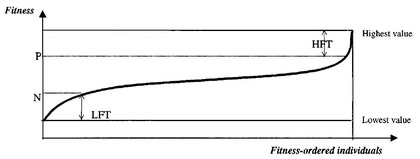
%> input picture Evolutionary Computing/pres/images/fitness-based-extrema.jpg, 420 x 159 px, shrunk from 1027 x 390 before the run
$ octave --eval "result = cxr(imread('../../Evolutionary Computing/pres/images/fitness-based-extrema.jpg'));"   (GNU Octave 9; MATLAB toolbox functions it lacks are replaced by stand-ins)
%> lines starting %> are read from the running program, lines starting %| are printed output that depends on the picture
### Machine Learning/final/im2gray.m
function Image=im2gray(Image)
    % converts an image to its gray scale image
    try
        % try rgb2gray.
        Image = rgb2gray(Image);
    catch E
        % if already in grayscale?
        if (strcmp(E.identifier, 'Images:rgb2gray:invalidSizeForColormap'))
            % move on with origin image.
            Image = Image(:,:,1);
        else
            % otherwise rethrow the exception.
            rethrow(E);
        end
    end
end

### Machine Learning/final/cp.m
function [centeral_projection] = cp( Image, radius_step_size, degree_step_size)
%RP Calculates the centeral projection of an image
    % gray scale the image
    if(size(Image, 3) > 1)
        Image = im2gray(Image);
    end
    % we have to inject some blank area into image so the whole image can
    % fit into our radius(R) zone
    % calc euclidean distance of image's size
    R = ceil(sqrt(sum(size(Image).^2, 2)) ./ 2);
%> R = 225
    % expand the image to be confi. with centeraling the image!
    padded_image = padarray(Image,[ceil(R - size(Image, 1) / 2) ceil(R - size(Image, 2) / 2)],'both');
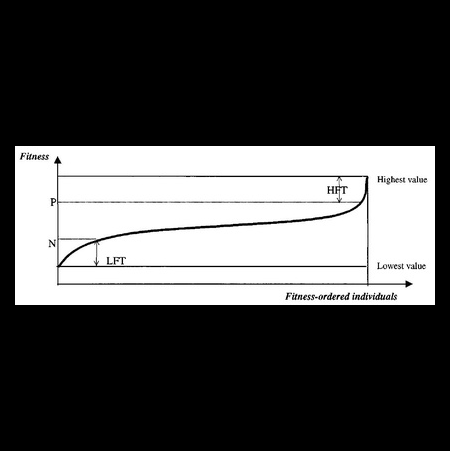
%> padded_image: size 451x450 uint8; min 0, max 255, mean 79.6
    % calc the mid coordinate of expanded image
    mid = size(padded_image) ./ 2;
%> mid = [225.5 225]
    % define the radius step size
    r_step = radius_step_size;
    % define the degree step size
    grad_step = degree_step_size;
    % expecting to #{theta} rotate upto #{expected_x_size} times
    expected_x_size = ceil(2*pi/grad_step + 1);
    % expecting to #{r} rotate upto #{expected_y_size} times [ no use ]
    %expected_y_size = ceil((R/r_step + 1) * floor((2*pi/grad_step + 1)));
    % create a centeral projection 1-D array
    % in fact this would be the 1-D conversion of the 2-D image
    centeral_projection = zeros(1, expected_x_size);
    % for every possible radius
    % make circle rotation on current radius
    for theta=0:grad_step:2*pi
        % calc. the index of current circle index in centeral_projection matrix
        u = floor(theta/grad_step + 1);
        % reset axel
        axel = 0;
        for r=0:r_step:R-1 % not that #{-1} is to prevent overflowing
            % calc. the coords in polar coord. &&
            % sum the brightness of current pixcel with other brightnesses
            % of current circle
            axel = axel + double(padded_image(ceil(mid(1) + r*cos(theta)), ceil(mid(2) + r*sin(theta))));
        end
        % set axel value to current index
        centeral_projection(u) = ((axel));
    end
%> after the loop, centeral_projection = 22 values, max 176617 at index 5, min 0 at index 22, mean 100579.8
end

### Machine Learning/final/rp.m
function [ring_projection] = rp( Image, radius_step_size, degree_step_size)
%> called with radius_step_size = 0.3, degree_step_size = 0.3
%RP Calculates the ring projection of an image
    % gray scale the image
    if(size(Image, 3) > 1)
        Image = im2gray(Image);
    end
    % we have to inject some blank area into image so the whole image can
    % fit into our radius(R) zone
    % calc euclidean distance of image's size
    R = ceil(sqrt(sum(size(Image).^2, 2)) ./ 2);
    % expand the image to be confi. with ringing the image!
    padded_image = padarray(Image,[ceil(R - size(Image, 1) / 2) ceil(R - size(Image, 2) / 2)],'both');
    % calc the mid coordinate of expanded image
    mid = size(padded_image) ./ 2;
    % define the radius step size
    r_step = radius_step_size;
    % define the degree step size
    grad_step = degree_step_size;
    % expecting to #{r} rotate upto #{expected_x_size} times
    expected_x_size = ceil(R/r_step + 1);
%> expected_x_size = 751
    % expecting to #{theta} rotate upto #{expected_y_size} times [ no use ]
    %expected_y_size = ceil((R/r_step + 1) * floor((2*pi/grad_step + 1)));
    % create a ring projection 1-D array
    % in fact this would be the 1-D conversion of the 2-D image
    ring_projection = zeros(1, expected_x_size);
    % for every possible radius
    for r=r_step:r_step:R-1 % not that #{-1} is to prevent overflowing
        % calc. the index of current circle index in ring_projection matrix
        u = floor(r/r_step + 1);
        % reset cixel
        cixel = 0;
        % make circle rotation on current radius
        for theta=0:grad_step:2*pi
            % calc. the coords in polar coord. &&
            % sum the brightness of current pixcel with other brightnesses
            % of current circle
            cixel = cixel + double(padded_image(ceil(mid(1) + r*cos(theta)), ceil(mid(2) + r*sin(theta))));
        end
        % set cixel value to current index
        ring_projection(u) = ((cixel));
    end
%> after the loop, ring_projection = 751 values, max 5301 at index 251, min 0 at index 1, mean 2637.5
end

### Machine Learning/final/cxr.m
function cxrsig = cxr(image)
    a = 0.3;
    b = a;
    cxrsig = conv(cp(image, a, b), rp(image, a, b));
%> cxrsig = 772 values, max 11277493920 at index 69, min 0 at index 1, mean 5.68e+09
%> `result = cxr(imread('../../Evolutionary Computing/pres/images/fitness-..`: result has the same summary as cxrsig in cxr
end

$ run again, on Evolutionary Computing/pres/images/lem-example.JPG
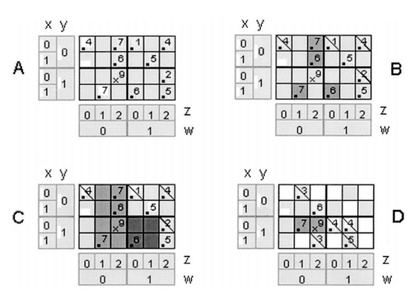
%> input picture Evolutionary Computing/pres/images/lem-example.JPG, 420 x 299 px, shrunk from 837 x 595 before the run
%> in cp, `padded_image = padarray(Image,[ceil(R - size(Image, 1) / 2) ceil(R - s..`:
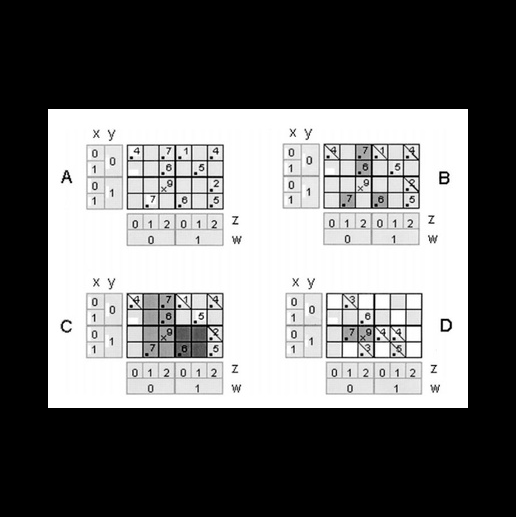
%> padded_image: size 517x516 uint8; min 0, max 255, mean 107.7
%> after the loop in cp, `for theta=0:grad_step:2*pi`: centeral_projection = 22 values, max 183855 at index 8, min 0 at index 22, mean 145990.5
%> after the loop in rp, `for r=r_step:r_step:R-1`: ring_projection = 861 values, max 5347 at index 53, min 0 at index 1, mean 3419.6
%> cxrsig = 882 values, max 17168212006 at index 65, min 0 at index 1, mean 1.07e+10
%> result has the same summary as cxrsig in cxr

$ run again, on Evolutionary Computing/pres/images/population-based-extrema.jpg
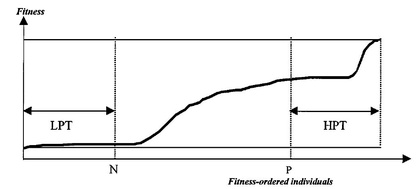
%> input picture Evolutionary Computing/pres/images/population-based-extrema.jpg, 420 x 189 px, shrunk from 1040 x 469 before the run
%> in cp, `padded_image = padarray(Image,[ceil(R - size(Image, 1) / 2) ceil(R - s..`:
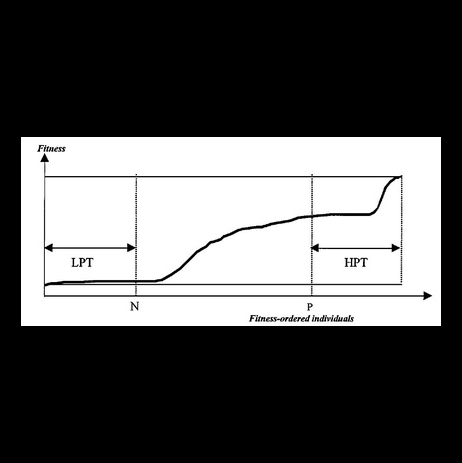
%> padded_image: size 463x462 uint8; min 0, max 255, mean 90
%> after the loop in cp, `for theta=0:grad_step:2*pi`: centeral_projection = 22 values, max 181942 at index 5, min 0 at index 22, mean 116184.8
%> after the loop in rp, `for r=r_step:r_step:R-1`: ring_projection = 771 values, max 5355 at index 2, min 0 at index 1, mean 2989
%> cxrsig = 792 values, max 13581559088 at index 104, min 0 at index 1, mean 7.44e+09
%> result has the same summary as cxrsig in cxr

$ run again, on Evolutionary Computing/pres/images/space-partitioning.jpg
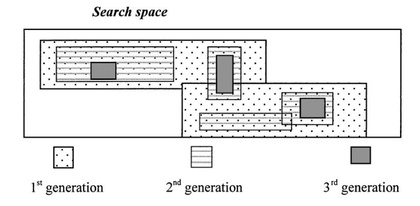
%> input picture Evolutionary Computing/pres/images/space-partitioning.jpg, 420 x 206 px, shrunk from 953 x 467 before the run
%> in cp, `padded_image = padarray(Image,[ceil(R - size(Image, 1) / 2) ceil(R - s..`:
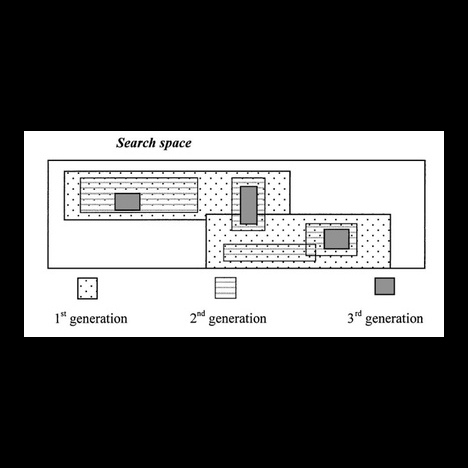
%> padded_image: size 468x468 uint8; min 0, max 255, mean 92.9
%> after the loop in cp, `for theta=0:grad_step:2*pi`: centeral_projection = 22 values, max 184454 at index 18, min 0 at index 22, mean 116061.3
%> after the loop in rp, `for r=r_step:r_step:R-1`: ring_projection = 781 values, max 5349 at index 263, min 0 at index 1, mean 2965.3
%> cxrsig = 802 values, max 12897204608 at index 276, min 0 at index 1, mean 7.37e+09
%> result has the same summary as cxrsig in cxr
